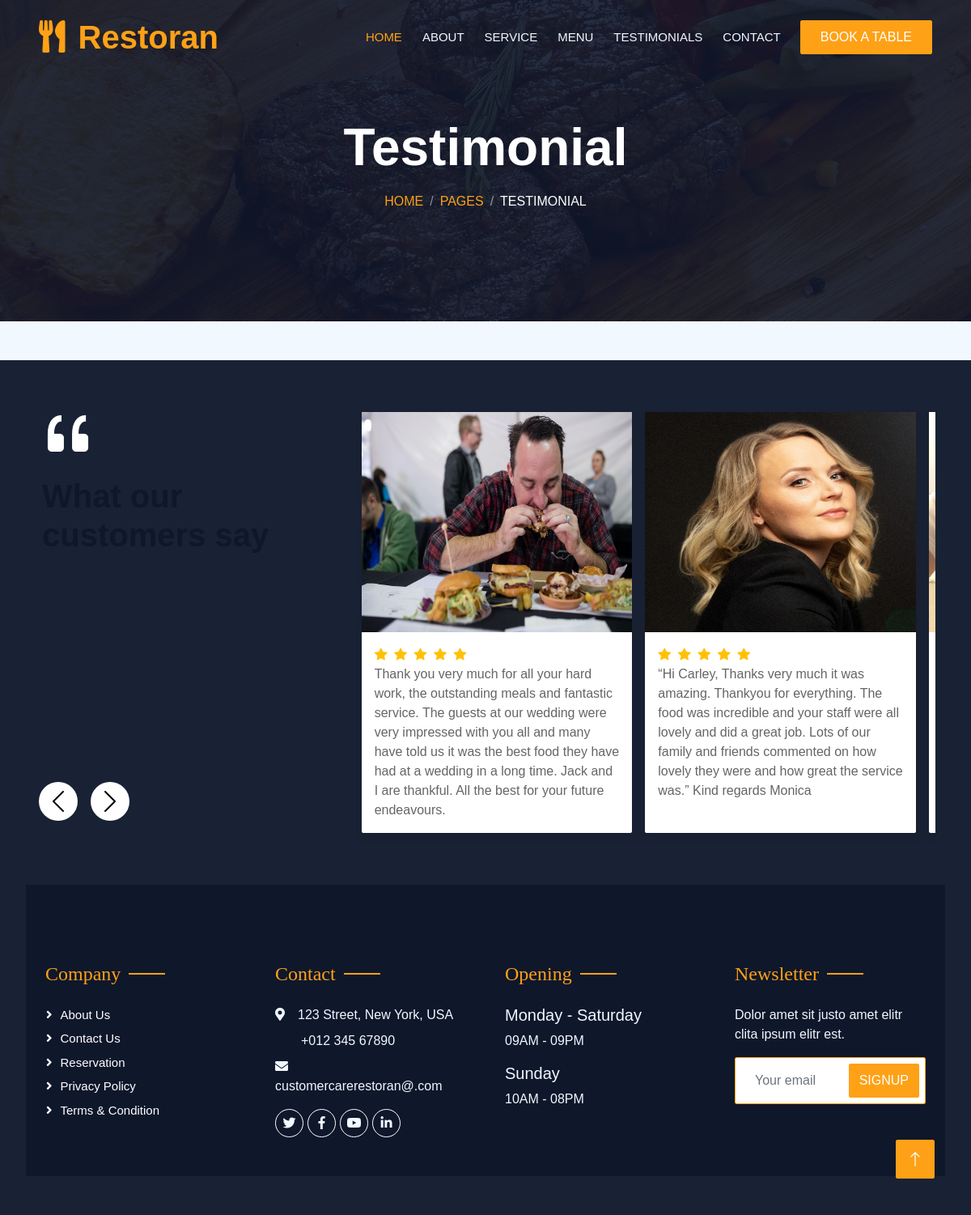
Page /foodforall/review/ on the committed database.
### foodforall/models.py (models this page shows)
class testimonial(models.Model):
    imagee = models.ImageField(upload_to="img")
    name:models.CharField(max_length=25)
    review = models.CharField(max_length=300)

### foodforall/views.py (the view)
# urls.py: path('review/',views.review),
def review(request):
    obj=testimonial.objects.all()
    context={
        'obj':obj
    }
    return render(request, 'review.html',context)

### foodforall/templates/review.html (shortened to what this page needs)
{% load static %}
<!DOCTYPE html>
<html lang="en">
<head>
    <link href="{% static 'https://cdnjs.cloudflare.com/ajax/libs/font-awesome/5.10.0/css/all.min.css' %}" rel="stylesheet" media="screen">
    <link href="{% static 'https://cdnjs.cloudflare.com/ajax/libs/font-awesome/5.10.0/css/all.min.css' %}" rel="stylesheet">
     <link href="{% static 'https://cdn.jsdelivr.net/npm/bootstrap-icons@1.4.1/font/bootstrap-icons.css' %}" rel="stylesheet">
     <link href="{% static 'lib/animate/animate.min.css' %}" rel="stylesheet">
    <link href="{% static 'lib/owlcarousel/assets/owl.carousel.min.css' %}" rel="stylesheet">
    <link href="{% static 'lib/tempusdominus/css/tempusdominus-bootstrap-4.min.css' %}" rel="stylesheet" />
    <link rel="stylesheet" type="text/css" href="{% static 'bootstrap.min.css' %}"/>
    <link rel="stylesheet" type="text/css" href="{% static 'style.css' %}"/>
    <link rel="stylesheet" href="https://use.fontawesome.com/releases/v5.2.0/css/all.css">
</head>
<body>
        <div class="container-xxl position-relative p-0">
          <nav class="navbar navbar-expand-lg navbar-dark bg-dark px-4 px-lg-5 py-3 py-lg-0">
              <a href="" class="navbar-brand p-0">
                  <h1 class="text-primary m-0"><i class="fa fa-utensils me-3"></i>Restoran</h1>
              </a>
              <div class="collapse navbar-collapse" id="navbarCollapse">
                  <div class="navbar-nav ms-auto py-0 pe-4">
                      <a href="http://localhost:8000/foodforall/index/" class="nav-item nav-link active">Home</a>
                      <a href="http://localhost:8000/foodforall/about/" class="nav-item nav-link">About</a>
                      <a href="http://localhost:8000/foodforall/orders/" class="nav-item nav-link">Service</a>
                      <a href="http://localhost:8000/foodforall/menu/" class="nav-item nav-link">Menu</a>
                      <a href="http://localhost:8000/foodforall/review/" class="nav-item nav-link">Testimonials</a>
                      <a href="http://localhost:8000/foodforall/contact/" class="nav-item nav-link">Contact</a>
                  </div>
                  <a href="http://localhost:8000/foodforall/booking/" class="btn btn-primary py-2 px-4">Book A Table</a>
              </div>
          </nav>
            <div class="container-xxl py-5 bg-dark hero-header mb-5">
                <div class="container text-center my-5 pt-5 pb-4">
                    <h1 class="display-3 text-white mb-3 animated slideInDown">Testimonial</h1>
                    <nav aria-label="breadcrumb">
                        <ol class="breadcrumb justify-content-center text-uppercase">
                            <li class="breadcrumb-item"><a href="#">Home</a></li>
                            <li class="breadcrumb-item"><a href="#">Pages</a></li>
                            <li class="breadcrumb-item text-white active" aria-current="page">Testimonial</li>
                        </ol>
                    </nav>
                </div>
            </div>
        </div>
        <div class="testimonial-slider">
            <div id="carouselExampleControls" class="carousel carousel-dark" data-bs-ride="carousel">
              <div class="container-fluid">
                <div class="row">
                  <div class="col-md-4">
                    <div class="testimonial-title">
                      <i class="bi bi-quote display-1"></i>
                      <h2 class="fw-bold display-6">What our customers say</h2>
                    </div>
                    <button class="carousel-control-prev" type="button" data-bs-target="#carouselExampleControls" data-bs-slide="prev">
                      <span class="carousel-control-prev-icon" aria-hidden="true"></span>
                    </button>
                    <button class="carousel-control-next" type="button" data-bs-target="#carouselExampleControls" data-bs-slide="next">
                      <span class="carousel-control-next-icon" aria-hidden="true"></span>
                    </button>
                  </div>
                  <div class="col-md-8">
                    <div class="carousel-inner">
                        {% for object in obj %}
                      <div class="carousel-item  {% if forloop.counter0 == 0%}active{% endif %}" >
                        <div class="card">
                          <div class="img-wrapper"><img style="height: 17em;" src="../../{{object.imagee.url}}" class="d-block w-100" alt="..."> </div>
                          <div class="card-body">
                            <i class="bi bi-star-fill text-warning pe-1"></i>
                            <i class="bi bi-star-fill text-warning pe-1"></i>
                            <i class="bi bi-star-fill text-warning pe-1"></i>
                            <i class="bi bi-star-fill text-warning pe-1"></i>
                            <i class="bi bi-star-fill text-warning pe-1"></i>
                            <p class="card-text">{{object.review}}</p>
                          </div>
                        </div>
                      </div>
                      {% endfor %}
                  </div>
                </div>
              </div>
            </div>
          </div>
        <div class="container-fluid bg-dark text-light footer pt-5 mt-5 wow fadeIn" data-wow-delay="0.1s">
          <div class="container py-5">
              <div class="row g-5">
                  <div class="col-lg-3 col-md-6">
                      <h4 class="section-title ff-secondary text-start text-primary fw-normal mb-4">Company</h4>
                      <a class="btn btn-link" href="http://localhost:8000/foodforall/about/">About Us</a>
                      <a class="btn btn-link" href="http://localhost:8000/foodforall/contact/">Contact Us</a>
                      <a class="btn btn-link" href="http://localhost:8000/foodforall/booking/">Reservation</a>
                      <a class="btn btn-link" href="">Privacy Policy</a>
                      <a class="btn btn-link" href="">Terms & Condition</a>
                  </div>
                  <div class="col-lg-3 col-md-6">
                      <h4 class="section-title ff-secondary text-start text-primary fw-normal mb-4">Contact</h4>
                      <p class="mb-2"><i class="fa fa-map-marker-alt me-3"></i>123 Street, New York, USA</p>
                      <p class="mb-2"><i class="fa fa-phone-alt me-3"></i>+012 345 67890</p>
                      <p class="mb-2"><i class="fa fa-envelope me-3"></i>customercarerestoran@.com</p>
                      <div class="d-flex pt-2">
                          <a class="btn btn-outline-light btn-social" href=""><i class="fab fa-twitter"></i></a>
                          <a class="btn btn-outline-light btn-social" href=""><i class="fab fa-facebook-f"></i></a>
                          <a class="btn btn-outline-light btn-social" href=""><i class="fab fa-youtube"></i></a>
                          <a class="btn btn-outline-light btn-social" href=""><i class="fab fa-linkedin-in"></i></a>
                      </div>
                  </div>
                  <div class="col-lg-3 col-md-6">
                      <h4 class="section-title ff-secondary text-start text-primary fw-normal mb-4">Opening</h4>
                      <h5 class="text-light fw-normal">Monday - Saturday</h5>
                      <p>09AM - 09PM</p>
                      <h5 class="text-light fw-normal">Sunday</h5>
                      <p>10AM - 08PM</p>
                  </div>
                  <div class="col-lg-3 col-md-6">
                      <h4 class="section-title ff-secondary text-start text-primary fw-normal mb-4">Newsletter</h4>
                      <p>Dolor amet sit justo amet elitr clita ipsum elitr est.</p>
                      <div class="position-relative mx-auto" style="max-width: 400px;">
                          <input class="form-control border-primary w-100 py-3 ps-4 pe-5" type="text" placeholder="Your email">
                          <button type="button" class="btn btn-primary py-2 position-absolute top-0 end-0 mt-2 me-2">SignUp</button>
                      </div>
                  </div>
              </div>
          </div>
      </div>
        <a href="#" class="btn btn-lg btn-primary btn-lg-square back-to-top"><i class="bi bi-arrow-up"></i></a>
    </div>
</body>
</html>

### foodforall/static/style.css (style rules this page uses)
:root { --primary: #FEA116; --light: #F1F8FF; --dark: #0F172B; }
.ff-secondary { font-family: 'Pacifico', cursive; }
.back-to-top { position: fixed; display: none; right: 45px; bottom: 45px; z-index: 99; }
.btn { font-family: 'Nunito', sans-serif; font-weight: 500; text-transform: uppercase; transition: .5s; }
.btn.btn-primary, .btn.btn-secondary { color: #FFFFFF; }
.btn-lg-square { width: 48px; height: 48px; }
.btn-square, .btn-sm-square, .btn-lg-square { padding: 0; display: flex; align-items: center; justify-content: center; font-weight: normal; border-radius: 2px; }
.navbar-dark .navbar-nav .nav-link { position: relative; margin-left: 25px; padding: 35px 0; font-size: 15px; color: var(--light) !important; text-transform: uppercase; font-weight: 500; outline: none; transition: .5s; }
.navbar-dark .navbar-nav .nav-link:hover, .navbar-dark .navbar-nav .nav-link.active { color: var(--primary) !important; }
@media (min-width: 992px) { .navbar-dark { position: absolute; width: 100%; top: 0; left: 0; z-index: 999; background: transparent !important; } }
.hero-header { background: linear-gradient(rgba(15, 23, 43, .9), rgba(15, 23, 43, .9)), url(./img/bg-hero.jpg); background-position: center center; background-repeat: no-repeat; background-size: cover; }
.breadcrumb-item + .breadcrumb-item::before { color: rgba(255, 255, 255, .5); }
.section-title { position: relative; display: inline-block; }
.section-title::before { position: absolute; content: ""; width: 45px; height: 2px; top: 50%; left: -55px; margin-top: -1px; background: var(--primary); }
.section-title::after { position: absolute; content: ""; width: 45px; height: 2px; top: 50%; right: -55px; margin-top: -1px; background: var(--primary); }
.section-title.text-start::before, .section-title.text-end::after { display: none; }
.footer .btn.btn-social { margin-right: 5px; width: 35px; height: 35px; display: flex; align-items: center; justify-content: center; color: var(--light); border: 1px solid #FFFFFF; border-radius: 35px; transition: .3s; }
.footer .btn.btn-link { display: block; margin-bottom: 5px; padding: 0; text-align: left; color: #FFFFFF; font-size: 15px; font-weight: normal; text-transform: capitalize; transition: .3s; }
.footer .btn.btn-link::before { position: relative; content: "\f105"; font-family: "Font Awesome 5 Free"; font-weight: 900; margin-right: 10px; }

### foodforall/templates/review.html (style rules this page uses)
.testimonial-slider { background-color: hsl(220, 35%, 15%); padding: 3em 2em; }
.testimonial-title { color: #fff; }
.testimonial-title h2 { padding-left: 0.2em; }
.card { margin: 0 0.5em; box-shadow: 2px 6px 8px 0 rgba(22, 22, 26, 0.18); border: none; height: 100%; }
.carousel-control-prev, .carousel-control-next { background-color: #fff; width: 3em; height: 3em; border-radius: 50%; top: 60%; transform: translateY(-50%); }
@media (min-width: 576px) { .carousel-item { margin-right: 0; flex: 0 0 50%; display: block; } }
@media (min-width: 576px) { .carousel-inner { display: flex; } }
@media (min-width: 768px) { .carousel-inner { padding: 1em; } }
@media (min-width: 768px) { .carousel-control-prev, .carousel-control-next { opacity: 1; position: absolute; left: 1em; top: 90%; transform: translateY(-50%); } }
@media (min-width: 768px) { .carousel-control-next { left: 5em; } }

### rows in the picture
testimonial: imagee (picture), review "Thank you very much for all your hard work, the outstanding meals and fantastic service. The guests at our wedding were very impressed with you all and many have told us it was the best food they have had at a wedding in a long time. Jack and I are thankful. All the best for your future endeavours."
testimonial: imagee (picture), review "“Hi Carley, Thanks very much it was amazing. Thankyou for everything. The food was incredible and your staff were all lovely and did a great job. Lots of our family and friends commented on how lovely they were and how great the service was.” Kind regards Monica"
testimonial: imagee (picture)
